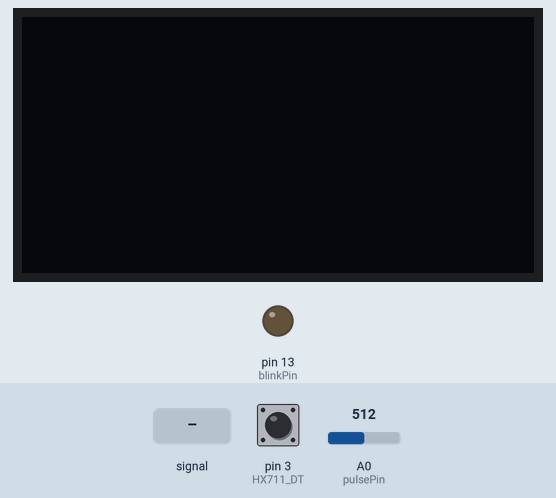
Recording of a sketch running on a simulated Arduino Uno, built with avr-gcc and run on an emulated ATmega328P. On the bench: 128×64 one-colour display, output pins drawn as LEDs (lit = HIGH). The inputs (shaded band) are chosen by the test bench; at power-on: A0 (pulsePin) = 512, pin 3 (HX711_DT) HIGH. The modem accepts every AT command (registered, SIM ready, sends succeed) and sends nothing else; pins used as bus, display or sensor lines are not drawn; what the sketch prints to the serial monitor is not drawn.

Above: at 0.8 s.
0.9 s: A0 (pulsePin) fed a 2 Hz sine of ±306 counts around its level
3.9 s: A0 (pulsePin) set to 540
At 4.5 s:
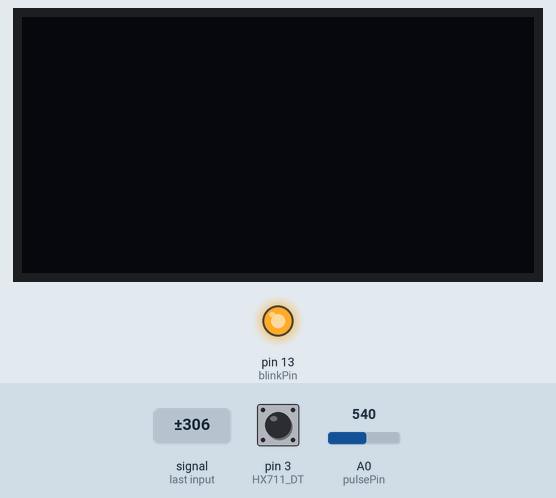
5.4 s: pin 3 (HX711_DT) pulled LOW for 0.15 s
8.5 s: A0 (pulsePin) set to 529
At 11.3 s:
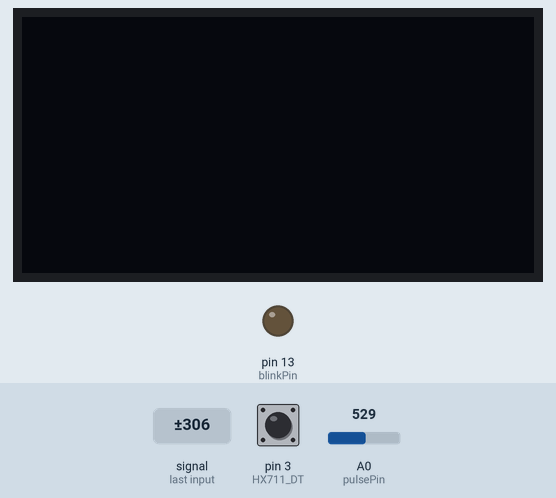
11.5 s: pin 3 (HX711_DT) pulled LOW for 1 s
15.5 s: A0 (pulsePin) set to 511
At 18.7 s:
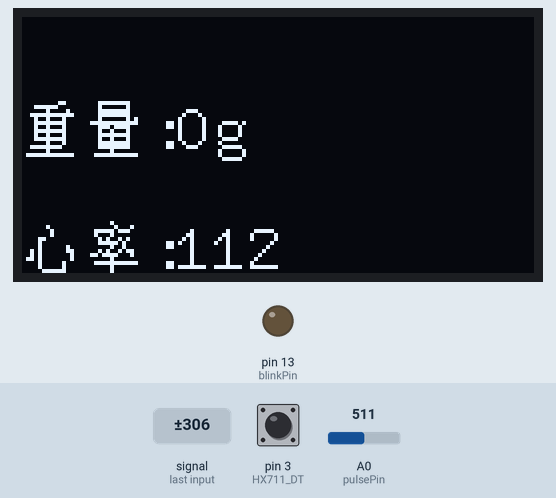
Timing chart, 0 to 19.5 s (numbered marks = the images above; inputs shaded):
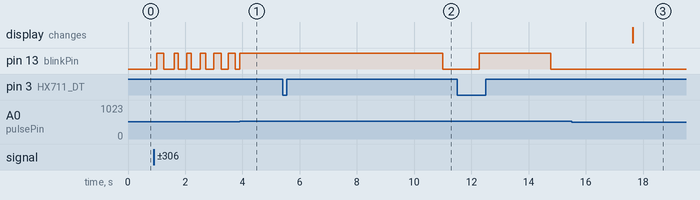

The sketch:

HX711_5Kg.ino
```cpp
#include "HX711.h"
#include "U8glib.h"
#include <string.h>
#include <SoftwareSerial.h>

#define ESP8266_TX 4
#define ESP8266_RX 5

//接线
/**
 * 心率传感器 - --> arduino GND
             + --> arduino VCC
             s --> arduino A0
   称重传感器  VCC --> arduino VCC
              GND --> arduino GND
              HX711_SCK --> arduino 2
              HX711_DT --> arduino 3
   OLED显示屏 VCC --> arduino VCC
              GND --> arduino GND
              SCL -->arduino A5
              SDA -->arduino A4
   由于arduino的地和电源VCC不够，所以引出了地和电源VCC
 */

//  Variables
int pulsePin = 0;                 // 心率传感器模拟输入引脚
int blinkPin = 13;                // 心跳灯引脚，13引脚有一个led
float Weight = 0;
uint8_t weight_update = 0;
char weight_str[6];
char BPM_str[6];
//const char* ssid = "TP-LINK_EF57";
//const char* password = "bbb117117";
//const char* host = "192.168.1.127";
//String path = "/SpringMvcDemo/index.jsp";//file path
//String postPath = "/SpringMvcDemo/login";// post adrress

// Volatile Variables, used in the interrupt service routine!
volatile int BPM;                   // 心率值，每2mS更新一次
volatile int Signal;                // 模拟输入电压值
volatile int IBI = 600;             // 两次心跳之间的时间间隔
volatile boolean Pulse = false;     // "True" 发现手指. "False" 没有手指.
volatile boolean QS = false;        // 发现一次心跳时为true，需要置为false

static unsigned char zhong[] U8G_PROGMEM =
{0x00,0x00,0x00,0x06,0xF8,0x01,0x40,0x08,0xFC,0x1F,0x48,0x04,0xF8,0x07,
0x48,0x04,0xF8,0x07,0x48,0x04,0xF8,0x07,0x40,0x04,0xFC,0x03,0x40,0x00,
0xFE,0x1F,0x00,0x00};
static unsigned char liang[] U8G_PROGMEM =
{0x00,0x00,0xF8,0x07,0x08,0x04,0xF8,0x07,0xF8,0x07,0x08,0x14,0xFE,0x1F,
0xB8,0x07,0x48,0x04,0xF8,0x07,0x48,0x04,0xF8,0x07,0xF8,0x07,0x40,0x00,
0xFC,0x1F,0x00,0x00};
static unsigned char xin[] U8G_PROGMEM =
{0x00,0x00,0x00,0x00,0x40,0x00,0x80,0x00,0x80,0x00,0x30,0x00,0x10,0x00,
0x10,0x08,0x14,0x18,0x14,0x10,0x16,0x10,0x10,0x04,0x10,0x04,0xE0,0x07,
0x00,0x00,0x00,0x00};
static unsigned char lv[] U8G_PROGMEM =
{0x00,0x00,0x40,0x00,0x80,0x08,0x7C,0x07,0x44,0x00,0x28,0x05,0xF8,0x02,
0x40,0x02,0x28,0x0D,0xF6,0x08,0x40,0x00,0xFC,0x1F,0x40,0x00,0x40,0x00,
0x40,0x00,0x00,0x00};


U8GLIB_SSD1306_128X64 u8g(U8G_I2C_OPT_NONE);  // I2C / TWI
SoftwareSerial mySerial(ESP8266_TX,ESP8266_RX);//RX TX

void drawWeightAndBPM(char *weight,char *bpm){
  uint8_t h;
  u8g_uint_t w, d;
  //中文字符显示
  u8g.drawXBMP(0, 20, 16, 16, zhong); //在坐标X:26  Y:16的位置显示中文字符重
  u8g.drawXBMP(16, 20, 16, 16, liang); //在坐标X:26  Y:16的位置显示中文字符量
  u8g.drawXBMP(0, 50, 16, 16, xin); //在坐标X:26  Y:16的位置显示中文字符心
  u8g.drawXBMP(16, 50, 16, 16, lv); //在坐标X:26  Y:16的位置显示中文字符率
  u8g.setFont(u8g_font_9x15);
  u8g.setFontRefHeightText();
  u8g.setFontPosTop();

  h = u8g.getFontAscent()-u8g.getFontDescent();
  w = u8g.getWidth();
  d = u8g.getStrWidth(":") + 32;
  u8g.setDefaultForegroundColor();
  u8g.drawStr(32, 1.7*h, ":");
  u8g.drawStr(d, 1.7*h, weight);
  d = d + u8g.getStrWidth(weight) + 2;
  u8g.drawStr(d, 1.7*h, "g");
  d = 32;
  u8g.drawStr(d, 4*h, ":");
  d = u8g.getStrWidth(":") + d;
  u8g.drawStr(d, 4*h, bpm);
}

void setup()
{
	Init_Hx711();				//初始化HX711模块连接的IO设置
  pinMode(blinkPin,OUTPUT);         // 心跳灯
  Serial.begin(115200);
  interruptSetup();                 // 2 mS 中断一次采样，并判断是否为一次心跳
	delay(3000);
	Get_Maopi();		//获取毛皮
  weight_update = 1;//force to init
  // set the data rate for the SoftwareSerial port wifi 串口通信
  mySerial.begin(115200);
  mySerial.println("AT");
  delay(2000);
  while (mySerial.available() > 0) {
    Serial.write(mySerial.read());
  }
  mySerial.println("AT+CIPMUX=0"); // 单连接模式
  delay(2000);
  mySerial.println("AT+CIPMODE=1"); // 透传模式
  delay(2000);
  while(mySerial.read()>= 0){}//clear myserial buffer
}

void loop()
{
	Weight = Get_Weight();	//计算放在传感器上的重物重量
	Serial.print(float(Weight/1000),3);	//串口显示重量
	Serial.print(" kg\n");	//显示单位
	Serial.print("\n");		//显示单位
  Serial.println(BPM);
  itoa(Weight, weight_str, 10);//int to string 10进制
  itoa(BPM,BPM_str,10);
  connectAliyun("303NO.7",456,Weight,300,BPM);
  if (  weight_update != 0 ) {
    u8g.firstPage();
    do  {
      drawWeightAndBPM(weight_str,BPM_str);
    } while( u8g.nextPage() );
    weight_update = 1;
  }
  // ledFadeToBeat();                      // 心跳灯
	delay(1000);				//延时1s
}

void connectAliyun(String bedId,int initWeight,int currentWeight,int dWeight,int BPM){
  mySerial.println("AT+CIPSTART=\"TCP\",\"39.106.190.41\",8888"); // 建立TCP连接
  delay(2000);
  while(mySerial.read()>= 0){}//clear myserial buffer
  mySerial.println("AT+CIPSEND"); //开始发送数据
  delay(2000);
  while(mySerial.read()>= 0){}//clear myserial buffer
  String url = "GET http://39.106.190.41:8888/postData?bedId="+bedId+"&initWeight="+initWeight+"&currentWeight="+currentWeight+"&dWeight="+dWeight+"&BPM="+BPM;
  Serial.println(url);
  mySerial.println(url); //发送get请求
  delay(2000);
  while(mySerial.available() > 0){
    Serial.write(mySerial.read());
  }
}
```

HX711.cpp
```cpp
#include "hx711.h"

long HX711_Buffer = 0;
long Weight_Maopi = 0,Weight_Shiwu = 0;

#define GapValue 430

//****************************************************
//初始化HX711
//****************************************************
void Init_Hx711()
{
	pinMode(HX711_SCK, OUTPUT);
	pinMode(HX711_DT, INPUT);
}


//****************************************************
//获取毛皮重量
//****************************************************
void Get_Maopi()
{
	Weight_Maopi = HX711_Read();
}

//****************************************************
//称重
//****************************************************
long Get_Weight()
{
	HX711_Buffer = HX711_Read();
	Weight_Shiwu = HX711_Buffer;
	Weight_Shiwu = Weight_Shiwu - Weight_Maopi;				//获取实物的AD采样数值。
	Weight_Shiwu = (long)((float)Weight_Shiwu/GapValue);
	return Weight_Shiwu;
}

//****************************************************
//读取HX711
//****************************************************
unsigned long HX711_Read(void)	//增益128
{
	unsigned long count;
	unsigned char i;
	bool Flag = 0;

	digitalWrite(HX711_DT, HIGH);
	delayMicroseconds(1);

	digitalWrite(HX711_SCK, LOW);
	delayMicroseconds(1);

  	count=0;
  	while(digitalRead(HX711_DT));
  	for(i=0;i<24;i++)
	{
	  	digitalWrite(HX711_SCK, HIGH);
		delayMicroseconds(1);
	  	count=count<<1;
		digitalWrite(HX711_SCK, LOW);
		delayMicroseconds(1);
	  	if(digitalRead(HX711_DT))
			count++;
	}
 	digitalWrite(HX711_SCK, HIGH);
	count ^= 0x800000;
	delayMicroseconds(1);
	digitalWrite(HX711_SCK, LOW);
	delayMicroseconds(1);

	return(count);
}
```

HX711.h
```cpp
#ifndef __HX711__H__
#define __HX711__H__

#include <Arduino.h>

#define HX711_SCK 2
#define HX711_DT 3

extern void Init_Hx711();
extern unsigned long HX711_Read(void);
extern long Get_Weight();
extern void Get_Maopi();

#endif
```

Interrupt.ino
```cpp
volatile int rate[10];                    // array to hold last ten IBI values
volatile unsigned long sampleCounter = 0;          // used to determine pulse timing
volatile unsigned long lastBeatTime = 0;           // used to find IBI
volatile int P =512;                      // used to find peak in pulse wave, seeded
volatile int T = 512;                     // used to find trough in pulse wave, seeded
volatile int thresh = 530;                // used to find instant moment of heart beat, seeded
volatile int amp = 0;                   // used to hold amplitude of pulse waveform, seeded
volatile boolean firstBeat = true;        // used to seed rate array so we startup with reasonable BPM
volatile boolean secondBeat = false;      // used to seed rate array so we startup with reasonable BPM


void interruptSetup(){  // CHECK OUT THE Timer_Interrupt_Notes TAB FOR MORE ON INTERRUPTS
  // Initializes Timer2 to throw an interrupt every 2mS.
  TCCR2A = 0x02;     // DISABLE PWM ON DIGITAL PINS 3 AND 11, AND GO INTO CTC MODE
  TCCR2B = 0x06;     // DON'T FORCE COMPARE, 256 PRESCALER
  OCR2A = 0X7C;      // SET THE TOP OF THE COUNT TO 124 FOR 500Hz SAMPLE RATE
  TIMSK2 = 0x02;     // ENABLE INTERRUPT ON MATCH BETWEEN TIMER2 AND OCR2A
  sei();             // MAKE SURE GLOBAL INTERRUPTS ARE ENABLED
}


// THIS IS THE TIMER 2 INTERRUPT SERVICE ROUTINE.
// Timer 2 makes sure that we take a reading every 2 miliseconds
ISR(TIMER2_COMPA_vect){                         // triggered when Timer2 counts to 124
  cli();                                      // disable interrupts while we do this
  Signal = analogRead(pulsePin);              // read the Pulse Sensor
  sampleCounter += 2;                         // keep track of the time in mS with this variable
  int N = sampleCounter - lastBeatTime;       // monitor the time since the last beat to avoid noise

    //  find the peak and trough of the pulse wave
  if(Signal < thresh && N > (IBI/5)*3){       // avoid dichrotic noise by waiting 3/5 of last IBI
    if (Signal < T){                        // T is the trough
      T = Signal;                         // keep track of lowest point in pulse wave
    }
  }

  if(Signal > thresh && Signal > P){          // thresh condition helps avoid noise
    P = Signal;                             // P is the peak
  }                                        // keep track of highest point in pulse wave

  //  NOW IT'S TIME TO LOOK FOR THE HEART BEAT
  // signal surges up in value every time there is a pulse
  if (N > 250){                                   // avoid high frequency noise
    if ( (Signal > thresh) && (Pulse == false) && (N > (IBI/5)*3) ){
      Pulse = true;                               // set the Pulse flag when we think there is a pulse
      digitalWrite(blinkPin,HIGH);                // turn on pin 13 LED
      IBI = sampleCounter - lastBeatTime;         // measure time between beats in mS
      lastBeatTime = sampleCounter;               // keep track of time for next pulse

      if(secondBeat){                        // if this is the second beat, if secondBeat == TRUE
        secondBeat = false;                  // clear secondBeat flag
        for(int i=0; i<=9; i++){             // seed the running total to get a realisitic BPM at startup
          rate[i] = IBI;
        }
      }

      if(firstBeat){                         // if it's the first time we found a beat, if firstBeat == TRUE
        firstBeat = false;                   // clear firstBeat flag
        secondBeat = true;                   // set the second beat flag
        sei();                               // enable interrupts again
        return;                              // IBI value is unreliable so discard it
      }


      // keep a running total of the last 10 IBI values
      word runningTotal = 0;                  // clear the runningTotal variable

      for(int i=0; i<=8; i++){                // shift data in the rate array
        rate[i] = rate[i+1];                  // and drop the oldest IBI value
        runningTotal += rate[i];              // add up the 9 oldest IBI values
      }

      rate[9] = IBI;                          // add the latest IBI to the rate array
      runningTotal += rate[9];                // add the latest IBI to runningTotal
      runningTotal /= 10;                     // average the last 10 IBI values
      BPM = 60000/runningTotal;               // how many beats can fit into a minute? that's BPM!
      QS = true;                              // set Quantified Self flag
      // QS FLAG IS NOT CLEARED INSIDE THIS ISR
    }
  }

  if (Signal < thresh && Pulse == true){   // when the values are going down, the beat is over
    digitalWrite(blinkPin,LOW);            // turn off pin 13 LED
    Pulse = false;                         // reset the Pulse flag so we can do it again
    amp = P - T;                           // get amplitude of the pulse wave
    thresh = amp/2 + T;                    // set thresh at 50% of the amplitude
    P = thresh;                            // reset these for next time
    T = thresh;
  }

  if (N > 2500){                           // if 2.5 seconds go by without a beat
    thresh = 530;                          // set thresh default
    P = 512;                               // set P default
    T = 512;                               // set T default
    lastBeatTime = sampleCounter;          // bring the lastBeatTime up to date
    firstBeat = true;                      // set these to avoid noise
    secondBeat = false;                    // when we get the heartbeat back
  }

  sei();                                   // enable interrupts when youre done!
}// end isr
```

Measured:
- the behaviour switches between 530 and 529 on A0 (pulsePin) (found by bisection; images 1 and 2)
- after the input at 0.9 s, pin 13 (blinkPin): LOW → HIGH after 0.11 s, → LOW 0.24 s later, → HIGH 0.36 s later, → LOW 0.14 s later, … (12 changes in this stretch)
- after the input at 5.4 s, every drawn part: stays the same
- after the input at 8.5 s, pin 13 (blinkPin): HIGH → LOW after 2.5 s
- after the input at 15.5 s, pin 13 (blinkPin): stays LOW (without the input it goes to HIGH after 0.03 s)
